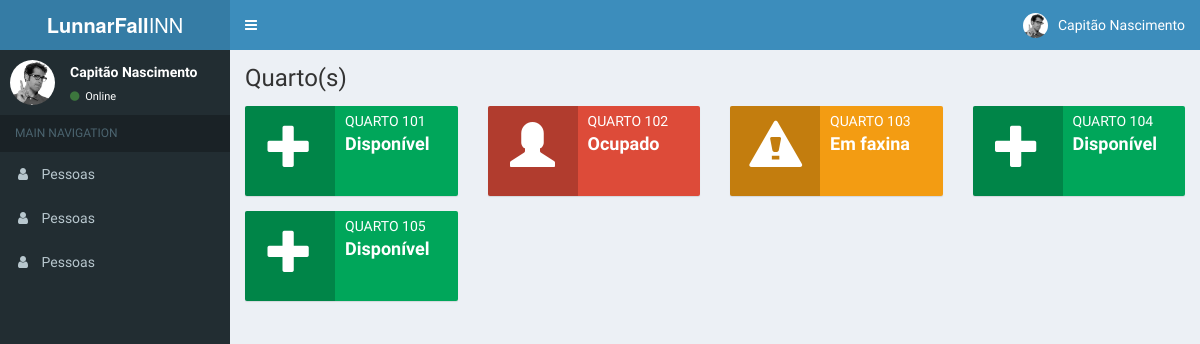
/quarto/, run on the app's committed database.
### quarto/models.py (models this page shows, shortened)
class Quarto(models.Model):
    ESTADO = (
        ('Disponível', 'Disponível'),
        ('Ocupado', 'Ocupado'),
        ('Em faxina', 'Em faxina'),
    )
    numero = models.IntegerField()
    descricao_quarto = models.TextField()
    categoria = models.ForeignKey(Categoria, on_delete=models.CASCADE)
    estado = models.CharField(max_length=20, choices=ESTADO)

### quarto/views.py (the view)
class QuartoIndexView(generic.ListView):
    template_name = 'quarto/index.html'
    context_object_name = 'data'
    def get_queryset(self):
        all = Quarto.objects.all()
        response = {
            'name_header': 'Quarto(s)',
            'quartos': all,
        }
        return response

### lunnarfall/templates/quarto/index.html
{% extends 'base/base.html' %}
{% block body %}
    <section class="content">
        <div class="row">
            {% for quarto in data.quartos %}
                <div class="col-md-3 col-sm-6 col-xs-12">
                    <a href="{% url 'quarto:quarto_detail' quarto.pk %}">
                    {% if quarto.estado == 'Disponível' %}
                    <div class="info-box bg-green">
                        <span class="info-box-icon"><i class="glyphicon glyphicon-plus"></i></span>
                    {% elif quarto.estado == 'Ocupado' %}
                    <div class="info-box bg-red">
                        <span class="info-box-icon"><i class="glyphicon glyphicon-user"></i></span>
                    {% elif quarto.estado == 'Em faxina' %}
                    <div class="info-box bg-yellow">
                        <span class="info-box-icon"><i class="glyphicon glyphicon-alert"></i></span>
                    {% endif %}
                        <div class="info-box-content">
                            <span class="info-box-text">Quarto {{ quarto.numero }}</span>
                            <span class="info-box-number">{{ quarto.estado }}</span>
                        </div>
                    </div></a>
                </div>
            {% endfor %}
        </div>
    </section>
{% endblock %}

### data on the page
Quarto: numero "101", estado "Disponível"
Quarto: numero "102", estado "Ocupado"
Quarto: numero "103", estado "Em faxina"
Quarto: numero "104", estado "Disponível"
Quarto: numero "105", estado "Disponível"

### other printed values
{{ data.name_header }} "Quarto(s)"
